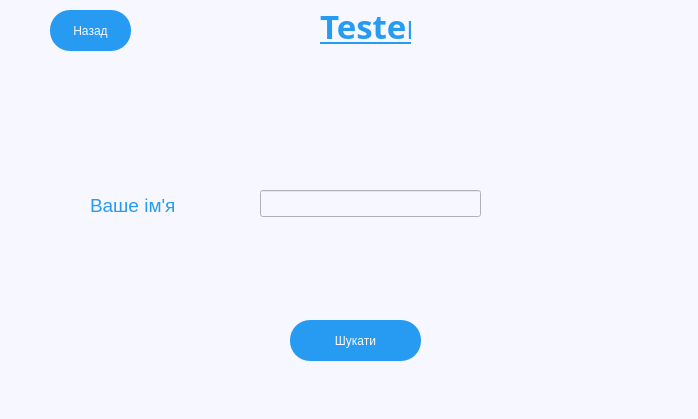
<?xml version="1.0" encoding="UTF-8"?>
<ui version="4.0">
 <class>SelectUser</class>
 <widget class="QWidget" name="SelectUser">
  <property name="geometry">
   <rect>
    <x>0</x>
    <y>0</y>
    <width>698</width>
    <height>419</height>
   </rect>
  </property>
  <property name="windowTitle">
   <string>SelectUser</string>
  </property>
  <property name="styleSheet">
   <string notr="true">background-color: #f7f7ff;</string>
  </property>
  <widget class="QLabel" name="lblMainName_2">
   <property name="geometry">
    <rect>
     <x>320</x>
     <y>0</y>
     <width>91</width>
     <height>51</height>
    </rect>
   </property>
   <property name="font">
    <font>
     <family>Ubuntu Condensed</family>
     <pointsize>25</pointsize>
     <weight>75</weight>
     <italic>false</italic>
     <bold>true</bold>
     <underline>true</underline>
    </font>
   </property>
   <property name="styleSheet">
    <string notr="true">color: #279af1;</string>
   </property>
   <property name="text">
    <string>Tester</string>
   </property>
  </widget>
  <widget class="QLabel" name="lbErrorUserNotFound">
   <property name="geometry">
    <rect>
     <x>180</x>
     <y>240</y>
     <width>311</width>
     <height>41</height>
    </rect>
   </property>
   <property name="font">
    <font>
     <pointsize>12</pointsize>
    </font>
   </property>
   <property name="styleSheet">
    <string notr="true">color: rgb(255, 0, 4)</string>
   </property>
   <property name="text">
    <string/>
   </property>
  </widget>
  <widget class="QLabel" name="lblMainName">
   <property name="geometry">
    <rect>
     <x>90</x>
     <y>180</y>
     <width>161</width>
     <height>51</height>
    </rect>
   </property>
   <property name="font">
    <font>
     <pointsize>14</pointsize>
    </font>
   </property>
   <property name="styleSheet">
    <string notr="true">color: #279af1;</string>
   </property>
   <property name="text">
    <string>Ваше ім'я</string>
   </property>
  </widget>
  <widget class="QLineEdit" name="inpUserName">
   <property name="geometry">
    <rect>
     <x>260</x>
     <y>190</y>
     <width>221</width>
     <height>27</height>
    </rect>
   </property>
  </widget>
  <widget class="QPushButton" name="btnSearchUser">
   <property name="geometry">
    <rect>
     <x>290</x>
     <y>320</y>
     <width>131</width>
     <height>41</height>
    </rect>
   </property>
   <property name="cursor">
    <cursorShape>PointingHandCursor</cursorShape>
   </property>
   <property name="styleSheet">
    <string notr="true">QPushButton
                    {
                    background-color: #279AF1;
                    border-radius: 20px;
                    padding: 4px;
                    color: #f7f7ff;
                    }
                    QPushButton:hover
                    {
                    background-color: #23B5D3;
                    }</string>
   </property>
   <property name="text">
    <string>Шукати</string>
   </property>
  </widget>
  <widget class="QPushButton" name="btnBack">
   <property name="geometry">
    <rect>
     <x>50</x>
     <y>10</y>
     <width>81</width>
     <height>41</height>
    </rect>
   </property>
   <property name="cursor">
    <cursorShape>PointingHandCursor</cursorShape>
   </property>
   <property name="styleSheet">
    <string notr="true">QPushButton
{
	background-color: #279AF1;
	border-radius: 20px;
	padding: 4px;
	color: #f7f7ff;
}
QPushButton:hover
 { 
	background-color: #23B5D3;
}</string>
   </property>
   <property name="text">
    <string>Назад</string>
   </property>
  </widget>
 </widget>
 <resources/>
 <connections/>
</ui>
